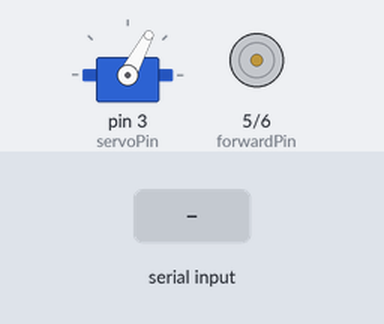
This sketch was run on a simulated Arduino Nano, built with avr-gcc and run on an emulated ATmega328P. On the bench: servo, motor-driver pin pairs drawn as motors (green arrow = first pin HIGH = forward, orange = second pin HIGH = backward, longer = more drive). Inputs (shaded band) come from the test bench.

Above: at 1.5 s.
1.6 s: "F" received over the second serial link
At 3.4 s:
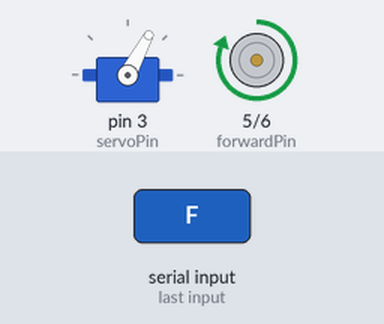
3.7 s: "B" received over the second serial link
At 4.7 s:
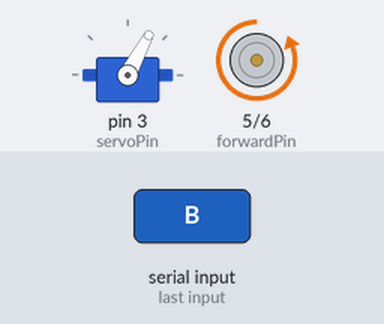
5.2 s: "S" received over the second serial link
At 5.9 s:
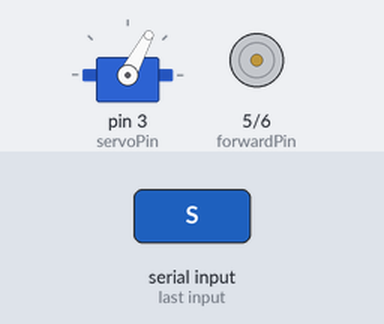
Timing chart, 0 to 8.2 s (numbered marks = the images above; inputs shaded):
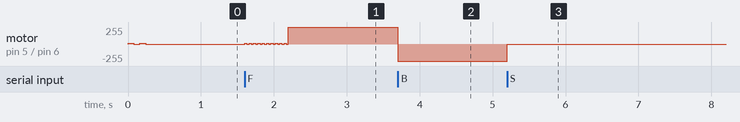

Measured:
- after the input at 1.6 s, motor on pin 5 (forwardPin) / pin 6 (backwardPin): stopped → forward 15/255 at once, then repeats every 0.06 s: stopped 0.03 s, forward 15/255 0.03 s, until it stays forward 255/255 from 2.2 s
- after the input at 3.7 s, motor on pin 5 (forwardPin) / pin 6 (backwardPin): forward 255/255 → backward 255/255 at once
- after the input at 5.2 s, motor on pin 5 (forwardPin) / pin 6 (backwardPin): backward 255/255 → stopped at once

The sketch:

arduinoCode.ino
```cpp
/* My bluetooth rc car program */
/* The code uses an Arduino Nano board */

#include <Servo.h>
#include <SoftwareSerial.h>

const byte forwardPin = 5;
const byte backwardPin = 6;
const byte servoPin = 3;
const byte blueRX = 2;
const byte servoMin = 42;
const byte servoMax = 83;
const byte directionChange = 10;

char cmd = 0;
boolean blueConnected = false;
int direct = 0;
byte _speed = 255;

Servo servo;
SoftwareSerial blue(blueRX, 16); // 16 doesnt exist, no tx

// SECTION useful functions

void beep() {
  stopp();
  analogWrite(forwardPin, 15);
  delay(80);
  digitalWrite(forwardPin, 0);
  delay(80);
}

void superBeep() {
  stopp();
  for (byte i = 0; i<10; i++) {
    analogWrite(forwardPin, 15);
    delay(30);
    analogWrite(forwardPin, 0);
    delay(30);
  }
  digitalWrite(forwardPin, 0);
}

void updateDirection() {
  turn(direct);
}

void turn(int pos) {
  servo.write(map(pos, 100, -100, servoMin, servoMax));
}

void addLeft() {
  if (direct > -100) direct -= directionChange;
}

void addRight() {
  if (direct < 100) direct += directionChange;
}

void addStraight() {
  if (direct > 0) direct -= directionChange;
  if (direct < 0) direct += directionChange;
}

void forward() {
  analogWrite(forwardPin, _speed);
  digitalWrite(backwardPin, 0);
}

void backward() {
  digitalWrite(forwardPin, 0);
  analogWrite(backwardPin, _speed);
}

void stopp() {
  digitalWrite(forwardPin, 0);
  digitalWrite(backwardPin, 0);
}

void brake() {
  digitalWrite(forwardPin, 1);
  digitalWrite(backwardPin, 1);
}

void parseSpeed(byte spedd) {
  _speed = map(spedd, 0, 100, 0, 255);
}

// SECTION program

void setup() {
  blue.begin(19200);
  pinMode(forwardPin, 1);
  pinMode(backwardPin, 1);
  servo.attach(servoPin);
  turn(0);
  stopp();

  beep();beep();

  Serial.begin(9600);
}

void loop() {

  while (blue.available()) {

    if (!blueConnected) {
      superBeep();
      blueConnected = true;
    }

    cmd = char(blue.read());

    switch(cmd) {
    case 'F':
      addStraight();
      forward();
      break;
    case 'B':
      addStraight();
      backward();
      break;
    case 'L':
      addLeft();
      break;
    case 'R':
      addRight();
      break;
    case 'G':
      addLeft();
      forward();
      break;
    case 'I':
      addRight();
      forward();
      break;
    case 'H':
      addLeft();
      backward();
      break;
    case 'J':
      addRight();
      backward();
      break;
    case 'S':
      addStraight();
      stopp();
      break;
    }
    /*
    } else if(cmd=='L') {
      addLeft();
    } else if(cmd=='R') {
      addRight();
    } else if(cmd=='G') {
      addLeft();
      forward();
    } else if(cmd=='I') {
      addRight();
      forward();
    } else if(cmd=='H') {
      addLeft();
      backward();
    } else if(cmd=='J') {
      addRight();
      backward();
    } else if(cmd=='S') {
      addStraight();
      stopp();
*/
    updateDirection();

  }

}
```
